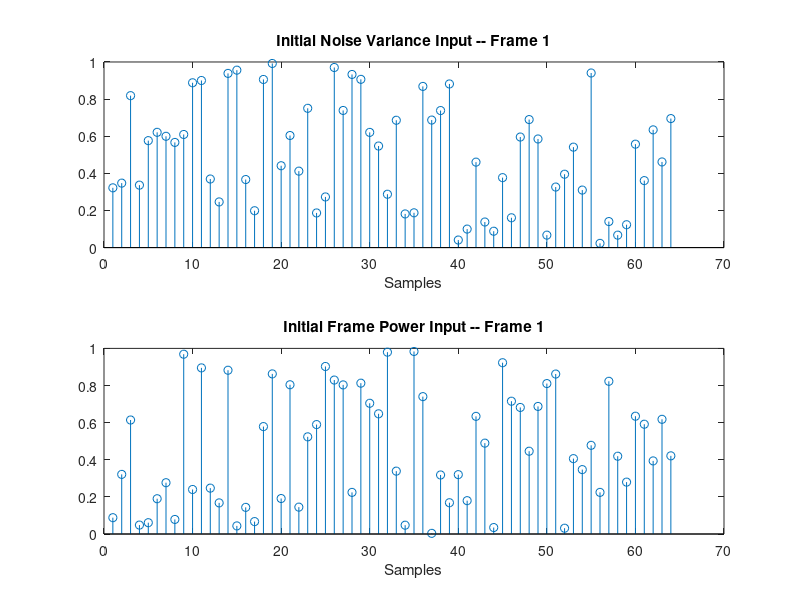

This figure's MATLAB source:
% PostSNR Simulink Model Initialization Fcn
%
%
% This function is called to declare variables and their required memory
% allocation for the Simulink Posteriori SNR Verification Model.

% Copyright 2019 Audio Logic
%
% THE SOFTWARE IS PROVIDED "AS IS", WITHOUT WARRANTY OF ANY KIND, EXPRESS OR IMPLIED,
% INCLUDING BUT NOT LIMITED TO THE WARRANTIES OF MERCHANTABILITY, FITNESS FOR A PARTICULAR
% PURPOSE AND NONINFRINGEMENT. IN NO EVENT SHALL THE AUTHORS OR COPYRIGHT HOLDERS BE LIABLE
% FOR ANY CLAIM, DAMAGES OR OTHER LIABILITY, WHETHER IN AN ACTION OF CONTRACT, TORT OR OTHERWISE,
% ARISING FROM, OUT OF OR IN CONNECTION WITH THE SOFTWARE OR THE USE OR OTHER DEALINGS IN THE SOFTWARE.
%
% Justin P Williams
% Flat Earth Inc
% 985 Technology Blvd
% Bozeman, MT 59718
% support@flatearthinc.com

% Variable Declaration
FFT_size = 64;
nSamp = 6;
Fs = 48000;
Ts = 1/Fs;

t = 0 : Ts : (nSamp - 1)*Ts;
t = t';

noiseVariance = rand([6, FFT_size]);
framePower    = rand([6, FFT_size]);
noiseVarianceSim = [t, noiseVariance];
framePowerSim    = [t, framePower];
postSNRa = min(framePower./noiseVariance,40);

figure(1);
subplot(211);
stem(noiseVariance(1,:)); xlabel('Samples'); title('Initial Noise Variance Input -- Frame 1');
subplot(212);
stem(framePower(1,:));    xlabel('Samples'); title('Initial Frame Power Input -- Frame 1');
print('postSNR_Inputs', '-djpeg');
% THERE IS NO BLOCK DELAY FOR POSTSNR REEE
